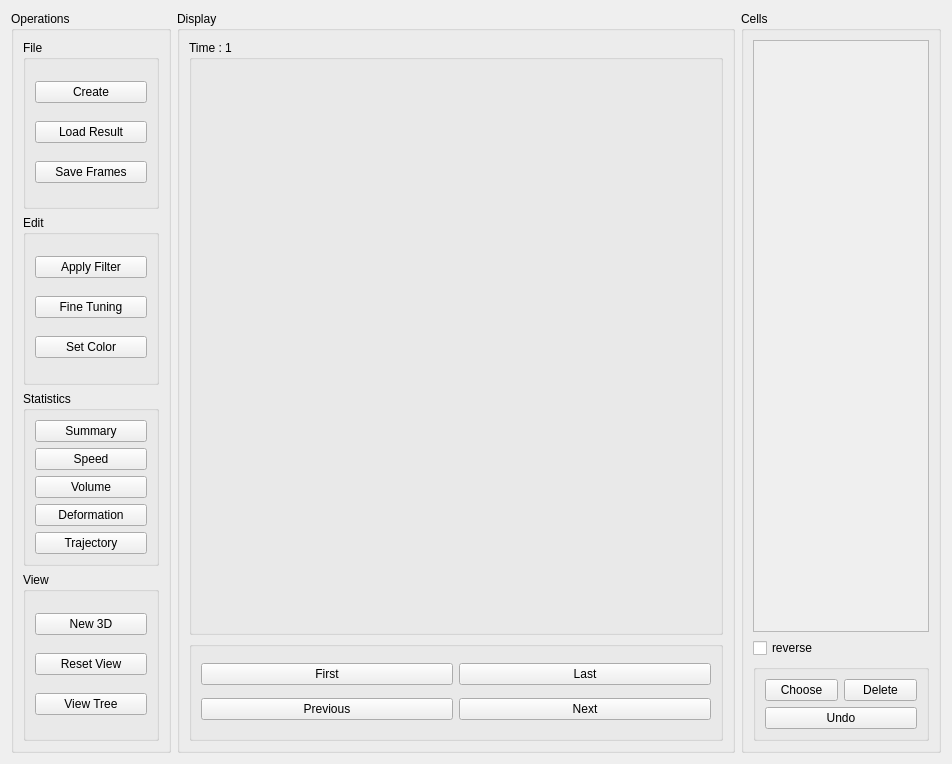
<?xml version="1.0" encoding="UTF-8"?>
<ui version="4.0">
 <class>window</class>
 <widget class="QWidget" name="window">
  <property name="geometry">
   <rect>
    <x>0</x>
    <y>0</y>
    <width>952</width>
    <height>764</height>
   </rect>
  </property>
  <property name="windowTitle">
   <string>At3D</string>
  </property>
  <layout class="QHBoxLayout" name="horizontalLayout" stretch="0,1,0">
   <item>
    <widget class="QGroupBox" name="operationGroupBox">
     <property name="minimumSize">
      <size>
       <width>160</width>
       <height>0</height>
      </size>
     </property>
     <property name="maximumSize">
      <size>
       <width>160</width>
       <height>16777215</height>
      </size>
     </property>
     <property name="title">
      <string>Operations</string>
     </property>
     <layout class="QVBoxLayout" name="verticalLayout_6">
      <item>
       <widget class="QGroupBox" name="fileGroupBox">
        <property name="title">
         <string>File</string>
        </property>
        <layout class="QVBoxLayout" name="verticalLayout">
         <item>
          <widget class="QPushButton" name="openButton">
           <property name="text">
            <string>Create</string>
           </property>
           <property name="autoDefault">
            <bool>false</bool>
           </property>
          </widget>
         </item>
         <item>
          <widget class="QPushButton" name="loadTreesButton">
           <property name="text">
            <string>Load Result</string>
           </property>
          </widget>
         </item>
         <item>
          <widget class="QPushButton" name="saveFramesButton">
           <property name="text">
            <string>Save Frames</string>
           </property>
          </widget>
         </item>
        </layout>
       </widget>
      </item>
      <item>
       <widget class="QGroupBox" name="editGroupBox">
        <property name="title">
         <string>Edit</string>
        </property>
        <layout class="QVBoxLayout" name="verticalLayout_2">
         <item>
          <widget class="QPushButton" name="applyFilterButton">
           <property name="text">
            <string>Apply Filter</string>
           </property>
          </widget>
         </item>
         <item>
          <widget class="QPushButton" name="fineTuningButton">
           <property name="text">
            <string>Fine Tuning</string>
           </property>
          </widget>
         </item>
         <item>
          <widget class="QPushButton" name="setColorButton">
           <property name="text">
            <string>Set Color</string>
           </property>
          </widget>
         </item>
        </layout>
       </widget>
      </item>
      <item>
       <widget class="QGroupBox" name="statisticsGroupBox">
        <property name="title">
         <string>Statistics</string>
        </property>
        <layout class="QVBoxLayout" name="verticalLayout_3">
         <item>
          <widget class="QPushButton" name="summaryButton">
           <property name="text">
            <string>Summary</string>
           </property>
          </widget>
         </item>
         <item>
          <widget class="QPushButton" name="speedButton">
           <property name="text">
            <string>Speed</string>
           </property>
          </widget>
         </item>
         <item>
          <widget class="QPushButton" name="volumeButton">
           <property name="text">
            <string>Volume</string>
           </property>
          </widget>
         </item>
         <item>
          <widget class="QPushButton" name="deformationButton">
           <property name="text">
            <string>Deformation</string>
           </property>
          </widget>
         </item>
         <item>
          <widget class="QPushButton" name="trajectoryButton">
           <property name="text">
            <string>Trajectory</string>
           </property>
          </widget>
         </item>
        </layout>
       </widget>
      </item>
      <item>
       <widget class="QGroupBox" name="viewGroupBox">
        <property name="title">
         <string>View</string>
        </property>
        <layout class="QVBoxLayout" name="verticalLayout_4">
         <item>
          <widget class="QPushButton" name="new3DButton">
           <property name="text">
            <string>New 3D</string>
           </property>
          </widget>
         </item>
         <item>
          <widget class="QPushButton" name="resetViewButton">
           <property name="text">
            <string>Reset View</string>
           </property>
          </widget>
         </item>
         <item>
          <widget class="QPushButton" name="viewTreeButton">
           <property name="text">
            <string>View Tree</string>
           </property>
          </widget>
         </item>
        </layout>
       </widget>
      </item>
     </layout>
    </widget>
   </item>
   <item>
    <widget class="QGroupBox" name="displayGroupBox">
     <property name="minimumSize">
      <size>
       <width>350</width>
       <height>0</height>
      </size>
     </property>
     <property name="baseSize">
      <size>
       <width>0</width>
       <height>0</height>
      </size>
     </property>
     <property name="title">
      <string>Display</string>
     </property>
     <layout class="QVBoxLayout" name="verticalLayout_5">
      <item>
       <widget class="QGroupBox" name="glGroupBox">
        <property name="title">
         <string>Time : 1</string>
        </property>
       </widget>
      </item>
      <item>
       <widget class="QGroupBox" name="controlGroupBox">
        <property name="minimumSize">
         <size>
          <width>0</width>
          <height>100</height>
         </size>
        </property>
        <property name="maximumSize">
         <size>
          <width>16777215</width>
          <height>100</height>
         </size>
        </property>
        <property name="title">
         <string/>
        </property>
        <layout class="QGridLayout" name="gridLayout">
         <item row="0" column="0">
          <widget class="QPushButton" name="firstButton">
           <property name="text">
            <string>First</string>
           </property>
          </widget>
         </item>
         <item row="0" column="1">
          <widget class="QPushButton" name="lastButton">
           <property name="text">
            <string>Last</string>
           </property>
          </widget>
         </item>
         <item row="1" column="0">
          <widget class="QPushButton" name="previousButton">
           <property name="text">
            <string>Previous</string>
           </property>
          </widget>
         </item>
         <item row="1" column="1">
          <widget class="QPushButton" name="nextButton">
           <property name="text">
            <string>Next</string>
           </property>
          </widget>
         </item>
        </layout>
       </widget>
      </item>
     </layout>
    </widget>
   </item>
   <item>
    <widget class="QGroupBox" name="cellsGroupBox">
     <property name="minimumSize">
      <size>
       <width>200</width>
       <height>0</height>
      </size>
     </property>
     <property name="maximumSize">
      <size>
       <width>200</width>
       <height>16777215</height>
      </size>
     </property>
     <property name="title">
      <string>Cells</string>
     </property>
     <layout class="QVBoxLayout" name="verticalLayout_7">
      <item>
       <widget class="QScrollArea" name="scrollArea">
        <property name="widgetResizable">
         <bool>true</bool>
        </property>
        <widget class="QWidget" name="scrollAreaWidgetContents">
         <property name="geometry">
          <rect>
           <x>0</x>
           <y>0</y>
           <width>166</width>
           <height>577</height>
          </rect>
         </property>
         <layout class="QVBoxLayout" name="verticalLayout_8"/>
        </widget>
       </widget>
      </item>
      <item>
       <widget class="QCheckBox" name="reverseCheckBox">
        <property name="text">
         <string>reverse</string>
        </property>
       </widget>
      </item>
      <item>
       <widget class="QGroupBox" name="groupBox">
        <layout class="QGridLayout" name="gridLayout_2">
         <item row="0" column="1">
          <widget class="QPushButton" name="deleteButton">
           <property name="text">
            <string>Delete</string>
           </property>
          </widget>
         </item>
         <item row="0" column="0">
          <widget class="QPushButton" name="chooseButton">
           <property name="text">
            <string>Choose</string>
           </property>
          </widget>
         </item>
         <item row="1" column="0" colspan="2">
          <widget class="QPushButton" name="undoButton">
           <property name="text">
            <string>Undo</string>
           </property>
          </widget>
         </item>
        </layout>
       </widget>
      </item>
     </layout>
    </widget>
   </item>
  </layout>
 </widget>
 <resources/>
 <connections>
  <connection>
   <sender>applyFilterButton</sender>
   <signal>clicked()</signal>
   <receiver>window</receiver>
   <slot>onApplyFilter()</slot>
   <hints>
    <hint type="sourcelabel">
     <x>147</x>
     <y>260</y>
    </hint>
    <hint type="destinationlabel">
     <x>10</x>
     <y>233</y>
    </hint>
   </hints>
  </connection>
  <connection>
   <sender>summaryButton</sender>
   <signal>clicked()</signal>
   <receiver>window</receiver>
   <slot>onSummary()</slot>
   <hints>
    <hint type="sourcelabel">
     <x>139</x>
     <y>422</y>
    </hint>
    <hint type="destinationlabel">
     <x>9</x>
     <y>393</y>
    </hint>
   </hints>
  </connection>
  <connection>
   <sender>speedButton</sender>
   <signal>clicked()</signal>
   <receiver>window</receiver>
   <slot>onSpeed()</slot>
   <hints>
    <hint type="sourcelabel">
     <x>127</x>
     <y>456</y>
    </hint>
    <hint type="destinationlabel">
     <x>8</x>
     <y>435</y>
    </hint>
   </hints>
  </connection>
  <connection>
   <sender>volumeButton</sender>
   <signal>clicked()</signal>
   <receiver>window</receiver>
   <slot>onVolume()</slot>
   <hints>
    <hint type="sourcelabel">
     <x>80</x>
     <y>480</y>
    </hint>
    <hint type="destinationlabel">
     <x>8</x>
     <y>470</y>
    </hint>
   </hints>
  </connection>
  <connection>
   <sender>deformationButton</sender>
   <signal>clicked()</signal>
   <receiver>window</receiver>
   <slot>onDeformation()</slot>
   <hints>
    <hint type="sourcelabel">
     <x>147</x>
     <y>524</y>
    </hint>
    <hint type="destinationlabel">
     <x>8</x>
     <y>500</y>
    </hint>
   </hints>
  </connection>
  <connection>
   <sender>new3DButton</sender>
   <signal>clicked()</signal>
   <receiver>window</receiver>
   <slot>onNew3D()</slot>
   <hints>
    <hint type="sourcelabel">
     <x>100</x>
     <y>620</y>
    </hint>
    <hint type="destinationlabel">
     <x>7</x>
     <y>565</y>
    </hint>
   </hints>
  </connection>
  <connection>
   <sender>resetViewButton</sender>
   <signal>clicked()</signal>
   <receiver>window</receiver>
   <slot>onResetView()</slot>
   <hints>
    <hint type="sourcelabel">
     <x>83</x>
     <y>655</y>
    </hint>
    <hint type="destinationlabel">
     <x>8</x>
     <y>608</y>
    </hint>
   </hints>
  </connection>
  <connection>
   <sender>viewTreeButton</sender>
   <signal>clicked()</signal>
   <receiver>window</receiver>
   <slot>onViewTree()</slot>
   <hints>
    <hint type="sourcelabel">
     <x>147</x>
     <y>717</y>
    </hint>
    <hint type="destinationlabel">
     <x>7</x>
     <y>685</y>
    </hint>
   </hints>
  </connection>
  <connection>
   <sender>firstButton</sender>
   <signal>clicked()</signal>
   <receiver>window</receiver>
   <slot>onFirst()</slot>
   <hints>
    <hint type="sourcelabel">
     <x>434</x>
     <y>685</y>
    </hint>
    <hint type="destinationlabel">
     <x>173</x>
     <y>617</y>
    </hint>
   </hints>
  </connection>
  <connection>
   <sender>lastButton</sender>
   <signal>clicked()</signal>
   <receiver>window</receiver>
   <slot>onLast()</slot>
   <hints>
    <hint type="sourcelabel">
     <x>699</x>
     <y>685</y>
    </hint>
    <hint type="destinationlabel">
     <x>686</x>
     <y>636</y>
    </hint>
   </hints>
  </connection>
  <connection>
   <sender>nextButton</sender>
   <signal>clicked()</signal>
   <receiver>window</receiver>
   <slot>onNext()</slot>
   <hints>
    <hint type="sourcelabel">
     <x>699</x>
     <y>724</y>
    </hint>
    <hint type="destinationlabel">
     <x>681</x>
     <y>682</y>
    </hint>
   </hints>
  </connection>
  <connection>
   <sender>chooseButton</sender>
   <signal>clicked()</signal>
   <receiver>window</receiver>
   <slot>onChoose()</slot>
   <hints>
    <hint type="sourcelabel">
     <x>838</x>
     <y>695</y>
    </hint>
    <hint type="destinationlabel">
     <x>683</x>
     <y>606</y>
    </hint>
   </hints>
  </connection>
  <connection>
   <sender>deleteButton</sender>
   <signal>clicked()</signal>
   <receiver>window</receiver>
   <slot>onDelete()</slot>
   <hints>
    <hint type="sourcelabel">
     <x>915</x>
     <y>695</y>
    </hint>
    <hint type="destinationlabel">
     <x>900</x>
     <y>635</y>
    </hint>
   </hints>
  </connection>
  <connection>
   <sender>previousButton</sender>
   <signal>clicked()</signal>
   <receiver>window</receiver>
   <slot>onPrevious()</slot>
   <hints>
    <hint type="sourcelabel">
     <x>454</x>
     <y>724</y>
    </hint>
    <hint type="destinationlabel">
     <x>178</x>
     <y>672</y>
    </hint>
   </hints>
  </connection>
  <connection>
   <sender>setColorButton</sender>
   <signal>clicked()</signal>
   <receiver>window</receiver>
   <slot>onSetColor()</slot>
   <hints>
    <hint type="sourcelabel">
     <x>146</x>
     <y>344</y>
    </hint>
    <hint type="destinationlabel">
     <x>7</x>
     <y>300</y>
    </hint>
   </hints>
  </connection>
  <connection>
   <sender>undoButton</sender>
   <signal>clicked()</signal>
   <receiver>window</receiver>
   <slot>onUndo()</slot>
   <hints>
    <hint type="sourcelabel">
     <x>915</x>
     <y>729</y>
    </hint>
    <hint type="destinationlabel">
     <x>687</x>
     <y>713</y>
    </hint>
   </hints>
  </connection>
  <connection>
   <sender>reverseCheckBox</sender>
   <signal>stateChanged(int)</signal>
   <receiver>window</receiver>
   <slot>onReverse()</slot>
   <hints>
    <hint type="sourcelabel">
     <x>933</x>
     <y>640</y>
    </hint>
    <hint type="destinationlabel">
     <x>735</x>
     <y>622</y>
    </hint>
   </hints>
  </connection>
  <connection>
   <sender>openButton</sender>
   <signal>clicked()</signal>
   <receiver>window</receiver>
   <slot>onOpen()</slot>
   <hints>
    <hint type="sourcelabel">
     <x>97</x>
     <y>72</y>
    </hint>
    <hint type="destinationlabel">
     <x>7</x>
     <y>57</y>
    </hint>
   </hints>
  </connection>
  <connection>
   <sender>saveFramesButton</sender>
   <signal>clicked()</signal>
   <receiver>window</receiver>
   <slot>onSaveFrames()</slot>
   <hints>
    <hint type="sourcelabel">
     <x>60</x>
     <y>154</y>
    </hint>
    <hint type="destinationlabel">
     <x>8</x>
     <y>137</y>
    </hint>
   </hints>
  </connection>
  <connection>
   <sender>trajectoryButton</sender>
   <signal>clicked()</signal>
   <receiver>window</receiver>
   <slot>onTrajectory()</slot>
   <hints>
    <hint type="sourcelabel">
     <x>80</x>
     <y>547</y>
    </hint>
    <hint type="destinationlabel">
     <x>5</x>
     <y>538</y>
    </hint>
   </hints>
  </connection>
 </connections>
 <slots>
  <slot>onOpen()</slot>
  <slot>onLoadTrees()</slot>
  <slot>onSaveFrames()</slot>
  <slot>onApplyFilter()</slot>
  <slot>onSetColor()</slot>
  <slot>onSummary()</slot>
  <slot>onSpeed()</slot>
  <slot>onVolume()</slot>
  <slot>onDeformation()</slot>
  <slot>onNew3D()</slot>
  <slot>onResetView()</slot>
  <slot>onViewCells()</slot>
  <slot>onViewTree()</slot>
  <slot>onFirst()</slot>
  <slot>onLast()</slot>
  <slot>onPrevious()</slot>
  <slot>onNext()</slot>
  <slot>onChoose()</slot>
  <slot>onDelete()</slot>
  <slot>onUndo()</slot>
  <slot>onReverse()</slot>
  <slot>onTrajectory()</slot>
 </slots>
</ui>
